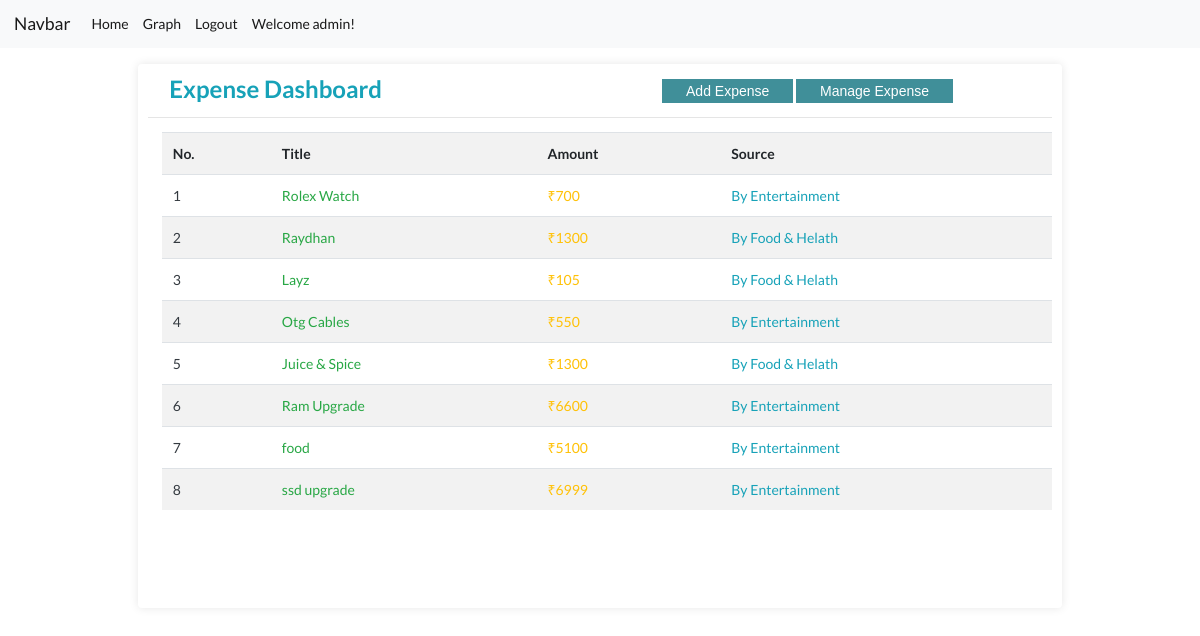
/expense (signed in), run on the app's committed database.
### CoreApp/models.py (models this page shows, shortened)
class AddExpense(models.Model):
    title = models.CharField(max_length=100, blank=False, null=False)
    category = models.ForeignKey(ExpenseCat, on_delete=models.CASCADE)
    amount = models.PositiveIntegerField()
    date_time = models.DateTimeField(default=datetime.now)

class ExpenseCat(models.Model):
    title = models.CharField(max_length=100, blank=False, null=False)
    def __str__(self):
        return self.title

### CoreApp/views.py (the view)
# urls.py: path('expense', ExpenseViewModel.as_view(), name="expense"),
class ExpenseViewModel(TemplateView):
    template_name = "expense/expense.html"
    def get_context_data(self, **kwargs):
        context = super().get_context_data(**kwargs)
        context['add_expense'] = AddExpense.objects.all()
        return context

### templates/expense/expense.html (shortened to what this page needs)
{% extends 'base.html' %}
{% block content %}
<div class="container">
    <div class="row box">
        <div class="box-element col-md-10">
            <div>
                <h2 class="text-info ml-4" style="float: left;">Expense Dashboard</h2>
                <a href="{% url 'addexpenseamount' %}"><button class="add-btn">Add Expense</button></a>
                <a href="{% url 'manageexpense' %}"><button class="mng-btn">Manage Expense</button></a>
            </div>
            <hr>
            <div class="mt-3 ml-3">
                <table class="table table-striped">
                    <tr>
                        <th>No.</th>
                        <th>Title</th>
                        <th>Amount</th>
                        <th>Source</th>
                    </tr>
                    {% for amount in add_expense %}
                    <tr>
                        <td class="text-dark">{{ forloop.counter }}</td>
                        <td class="text-success">{{ amount.title }}</td>
                        <td class="text-warning"> ₹{{ amount.amount }}</td>
                        <td class="text-info">By {{ amount.category }}</td>
                    {% empty %}
                        <td class="text-danger">No items Yet.</td>
                    </tr>
                    {% endfor %}
                </table>
            </div>
        </div>
    </div>
</div>
{% endblock %}

### templates/base.html (shortened to what this page needs)
<!DOCTYPE html>
<html lang="en">
<head>
    <meta name="viewport" content="width=device-width, initial-scale=1.0"><link rel="stylesheet" href="https://cdn.jsdelivr.net/npm/bootstrap@4.5.3/dist/css/bootstrap.min.css">
    <link rel="stylesheet" type='text/css' href="https://cdnjs.cloudflare.com/ajax/libs/semantic-ui/2.2.14/semantic.min.css">
    <link rel="stylesheet" href="https://cdnjs.cloudflare.com/ajax/libs/Chart.js/2.8.0/Chart.min.css" />
  </head>
  <body>
  </body>
</html>
<body>
    <nav class="navbar navbar-expand-lg navbar-light bg-light">
        <a class="navbar-brand" href="#">Navbar</a>
        <div class="collapse navbar-collapse" id="navbarSupportedContent">
          <ul class="navbar-nav mr-auto">
            <li class="nav-item active">
              <a class="nav-link" href="{% url 'home' %}">Home <span class="sr-only">(current)</span></a>
            </li>
            <li class="nav-item active">
              <a class="nav-link" href="{% url 'graph' %}">Graph <span class="sr-only">(current)</span></a>
            </li>
          {% if user.username %}
            <li class="nav-item active">
              <a class="nav-link" href="{% url 'logout' %}">Logout <span class="sr-only">(current)</span></a>
            </li>
            <li class="nav-item active">
              <a class="nav-link" href="">Welcome {{ request.user.username }}! <span class="sr-only">(current)</span></a>
            </li>
          {% endif %}
        </div>
      </nav>
    {% block content %}{% endblock %}
</body>
</html>

### templates/expense/expense.html (style rules this page uses)
.box-element, col-md-7 { background-color: rgb(255, 255, 255); color: rgb(0, 0, 0); text-shadow: 5em; box-shadow: hsl(0, 0%, 90%) 0 0 10px; border-radius: 4px; padding: 10px; }
.box { justify-content: center; padding: 16px 16px 0; min-height: 70vh; }
.add-btn { padding: 4px 24px; background-color: rgb(64, 143, 153); color: white; border: none; margin-top: 5px; margin-left: 280px; }
.mng-btn { padding: 4px 24px; background-color: rgb(64, 143, 153); color: white; border: none; margin-top: 5px; margin-left: px; }

### data on the page
AddExpense: title "Rolex Watch", amount "700", category "Entertainment"
AddExpense: title "Raydhan", amount "1300", category "Food & Helath"
AddExpense: title "Layz", amount "105", category "Food & Helath"
AddExpense: title "Otg Cables", amount "550", category "Entertainment"
AddExpense: title "Juice & Spice", amount "1300", category "Food & Helath"
AddExpense: title "Ram Upgrade", amount "6600", category "Entertainment"
AddExpense: title "food", amount "5100", category "Entertainment"
AddExpense: title "ssd upgrade", amount "6999", category "Entertainment"

### other printed values
{{ request.user.username }} "admin"
